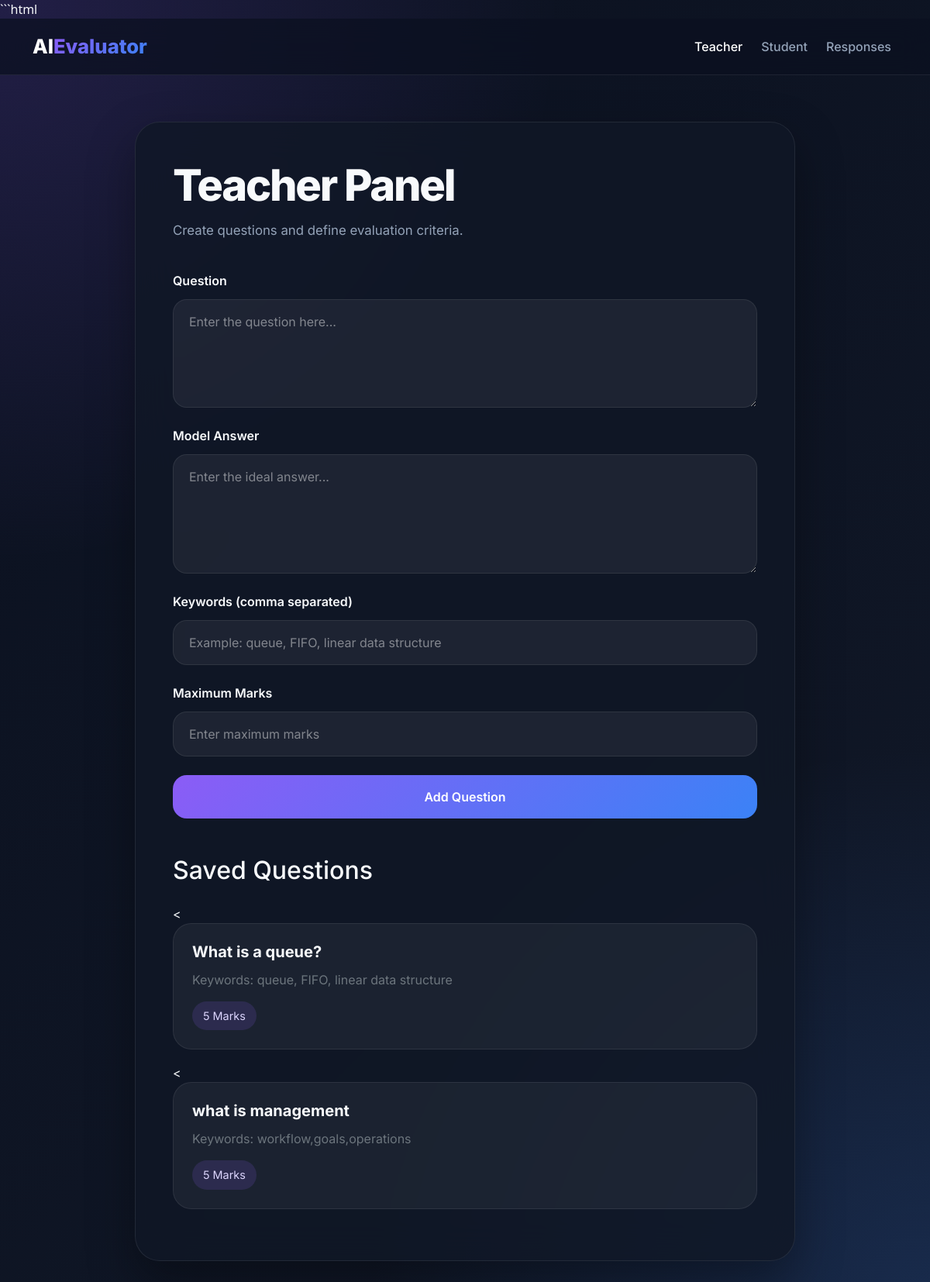
/teacher (signed in), run on the app's committed database.
### tables this page shows
CREATE TABLE questions (
            id INTEGER PRIMARY KEY AUTOINCREMENT,
            question TEXT NOT NULL,
            model_answer TEXT NOT NULL,
            keywords TEXT NOT NULL,
            max_marks INTEGER NOT NULL
        );

### app.py (the view, shortened to what this page needs)
@app.route("/teacher", methods=["GET", "POST"])
def teacher():
    if not session.get("teacher_logged_in"):
        return redirect("/login")
    conn = sqlite3.connect("database.db")
    cursor = conn.cursor()
    cursor.execute("SELECT * FROM questions")
    questions = cursor.fetchall()
    conn.close()
    return render_template("teacher.html", questions=questions)

### templates/teacher.html (shortened to what this page needs)
<!DOCTYPE html>
<html lang="en">
<head>
    <link href="https://cdn.jsdelivr.net/npm/bootstrap@5.3.7/dist/css/bootstrap.min.css" rel="stylesheet">
    <link rel="stylesheet" href="{{ url_for('static', filename='style.css') }}">
</head>
<body>
    <nav class="navbar navbar-expand-lg navbar-dark navbar-custom">
        <div class="container">
            <a class="brand" href="/teacher">
                AI<span>Evaluator</span>
            </a>
            <div class="navbar-nav ms-auto gap-2">
                <a class="nav-link active" href="/teacher">Teacher</a>
                <a class="nav-link" href="/student">Student</a>
                <a class="nav-link" href="/responses">Responses</a>
            </div>
        </div>
    </nav>
    <div class="page-container">
        <div class="dashboard-card">
            <h1 class="page-title">Teacher Panel</h1>
            <p class="page-subtitle">
                Create questions and define evaluation criteria.
            </p>
            <form method="POST">
                <label for="question" class="form-label">
                    Question
                </label>
                <textarea
                    id="question"
                    name="question"
                    class="form-control"
                    rows="4"
                    placeholder="Enter the question here..."
                    required></textarea>
                <label for="model_answer" class="form-label mt-4">
                    Model Answer
                </label>
                <textarea
                    id="model_answer"
                    name="model_answer"
                    class="form-control"
                    rows="5"
                    placeholder="Enter the ideal answer..."
                    required></textarea>
                <label for="keywords" class="form-label mt-4">
                    Keywords (comma separated)
                </label>
                <input
                    type="text"
                    id="keywords"
                    name="keywords"
                    class="form-control"
                    placeholder="Example: queue, FIFO, linear data structure"
                    required>
                <label for="max_marks" class="form-label mt-4">
                    Maximum Marks
                </label>
                <input
                    type="number"
                    id="max_marks"
                    name="max_marks"
                    class="form-control"
                    min="1"
                    max="100"
                    placeholder="Enter maximum marks"
                    required>
                <button type="submit" class="btn-primary-custom mt-4">
                    Add Question
                </button>
            </form>
            <h2 class="mt-5 mb-4">Saved Questions</h2>
            {% for q in questions %}
                <<div class="question-card">
    <h5>{{ q[1] }}</h5>
    <p class="text-secondary mb-3">
        Keywords: {{ q[3] }}
    </p>
    <span class="badge-marks">
        {{ q[4] }} Marks
    </span>
</div>
            {% endfor %}
        </div>
    </div>
</body>
</html>

### static/style.css (style rules this page uses)
:root { --bg: #0b1120; --bg-secondary: #111827; --card: rgba(17, 24, 39, 0.82); --card-light: rgba(255, 255, 255, 0.05); --primary: #8b5cf6; --secondary: #3b82f6; --text: #f8fafc; --muted: #94a3b8; --border: rgba(255, 255, 255, 0.08); --shadow: 0 25px 60px rgba(0, 0, 0, 0.35); }
* { margin: 0; padding: 0; box-sizing: border-box; font-family: "Inter", sans-serif; }
body { min-height: 100vh; color: var(--text); background: radial-gradient(circle at top left, rgba(139, 92, 246, 0.18), transparent 35%), radial-gradient(circle at bottom right, rgba(59, 130, 246, 0.18), transparent 35%), linear-gradient(135deg, var(--bg) 0%, var(--bg-secondary) 100%); }
.navbar-custom { background: rgba(11, 17, 32, 0.75); backdrop-filter: blur(18px); border-bottom: 1px solid var(--border); padding: 1rem 0; }
.brand { font-size: 1.6rem; font-weight: 800; color: white; text-decoration: none; }
.brand span { background: linear-gradient( 135deg, var(--primary), var(--secondary) ); -webkit-background-clip: text; color: transparent; }
.nav-link { color: var(--muted) !important; font-weight: 500; transition: 0.2s ease; }
.nav-link:hover, .nav-link.active { color: white !important; }
.page-container { max-width: 900px; margin: 60px auto; padding: 0 24px; }
.dashboard-card { background: var(--card); border: 1px solid var(--border); border-radius: 32px; padding: 48px; backdrop-filter: blur(24px); box-shadow: var(--shadow); }
.page-title { font-size: clamp(2.4rem, 5vw, 3.5rem); font-weight: 800; letter-spacing: -0.04em; margin-bottom: 12px; }
.page-subtitle { color: var(--muted); font-size: 1.05rem; margin-bottom: 40px; }
.form-label { color: var(--text); font-weight: 600; margin-bottom: 12px; }
.form-control, .form-select { background: rgba(255, 255, 255, 0.06) !important; color: white !important; border: 1px solid rgba(255, 255, 255, 0.08) !important; border-radius: 18px; padding: 16px 20px; min-height: 58px; transition: all 0.2s ease; }
.form-control::placeholder { color: rgba(255, 255, 255, 0.45); }
textarea.form-control { min-height: 140px; resize: vertical; }
.btn-primary-custom { display: block; width: 100%; padding: 16px; border: none; border-radius: 18px; background: linear-gradient( 135deg, var(--primary), var(--secondary) ); color: white; font-weight: 600; font-size: 1rem; transition: all 0.25s ease; }
.question-card, .portal-card { background: var(--card-light); border: 1px solid var(--border); border-radius: 24px; transition: all 0.25s ease; }
.question-card { padding: 24px; margin-bottom: 18px; }
.portal-card h3, .question-card h5 { font-weight: 700; margin-bottom: 12px; }
.badge-marks { display: inline-block; background: rgba(139, 92, 246, 0.15); color: #ddd6fe; padding: 8px 14px; border-radius: 999px; font-size: 0.9rem; }

### data on the page
questions: question "What is a queue?", keywords "queue, FIFO, linear data structure", max_marks "5"
questions: question "what is management", keywords "workflow,goals,operations", max_marks "5"
